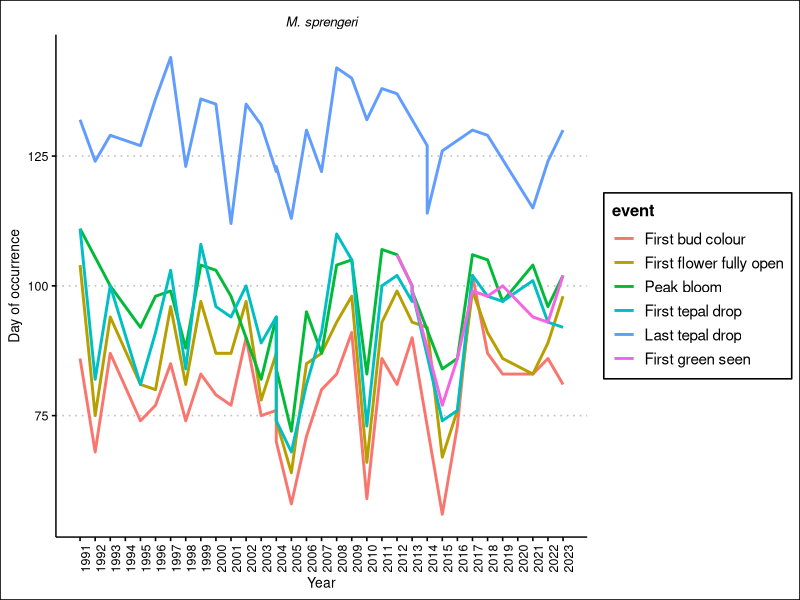
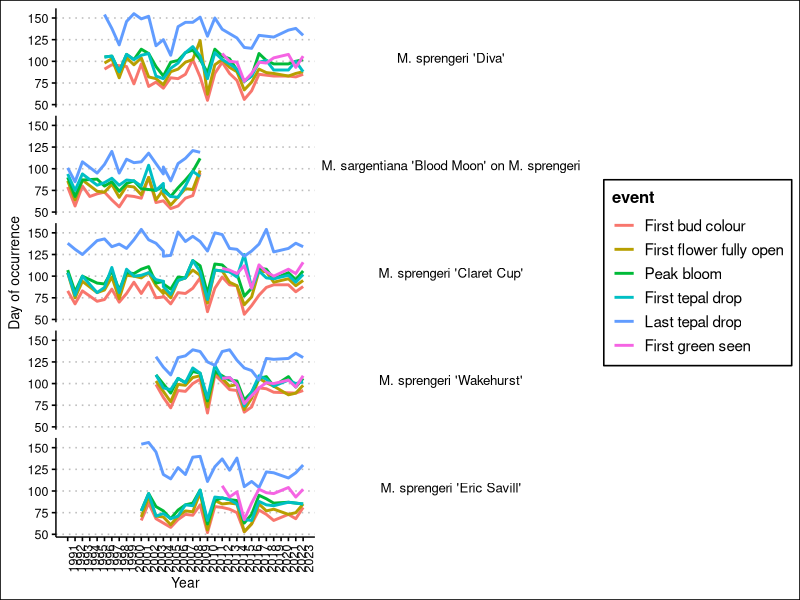
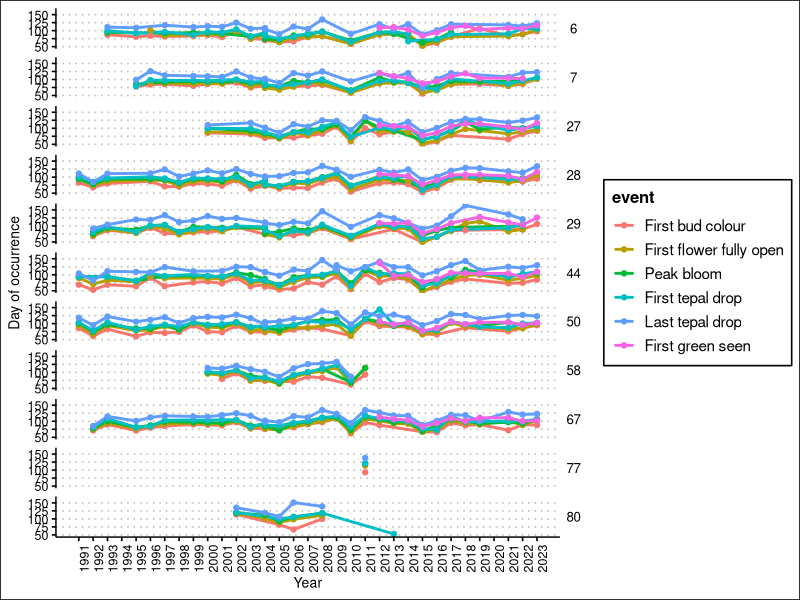
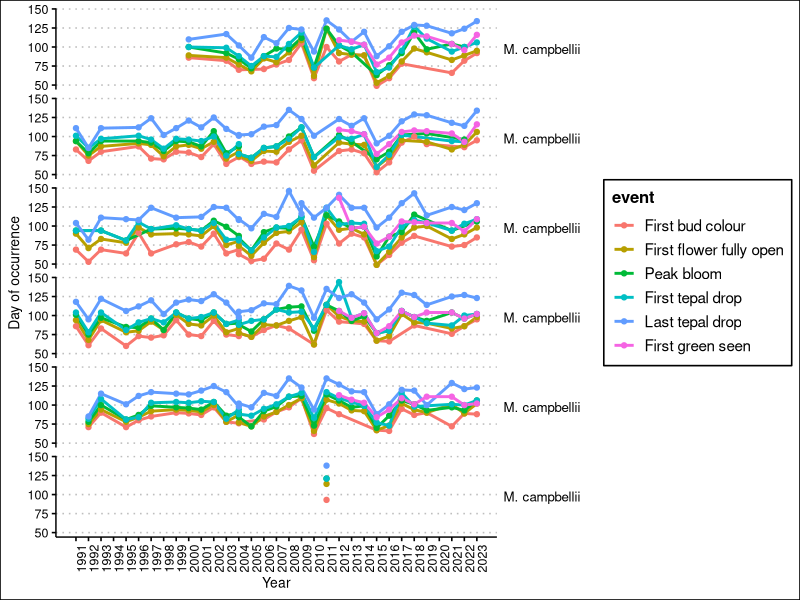
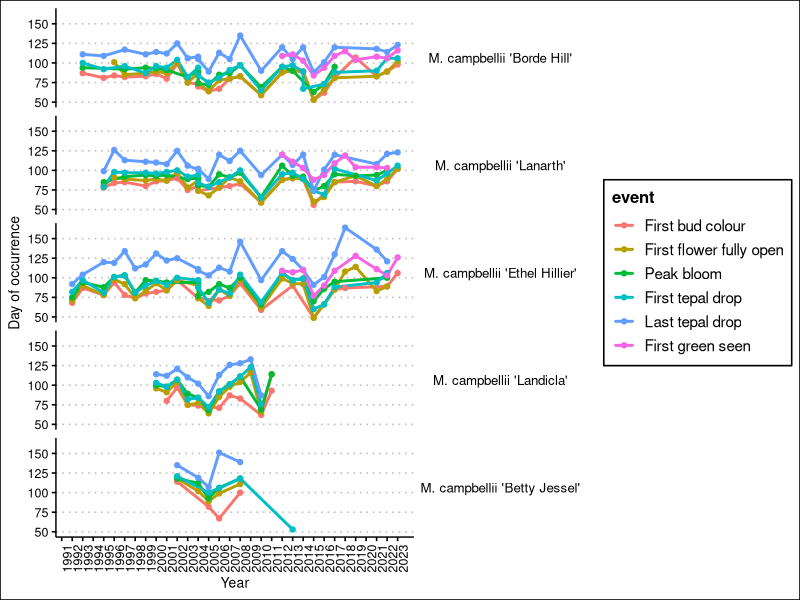
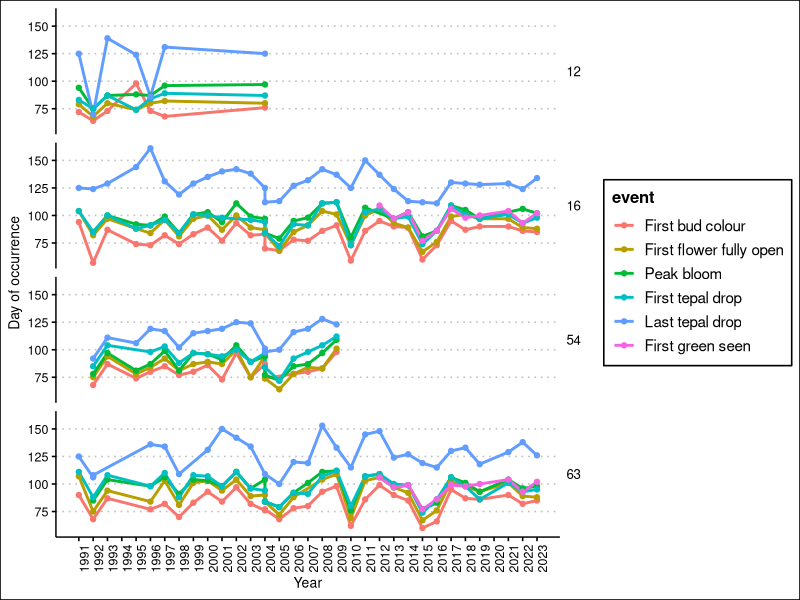
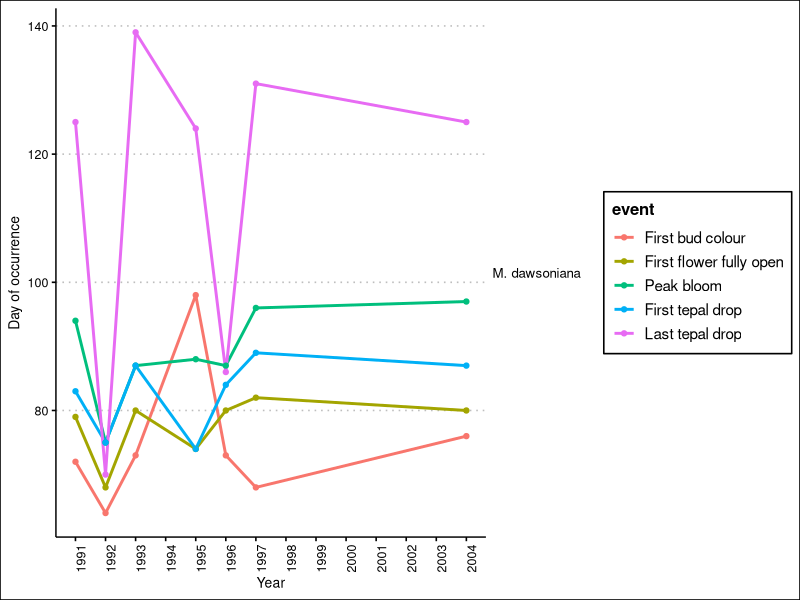
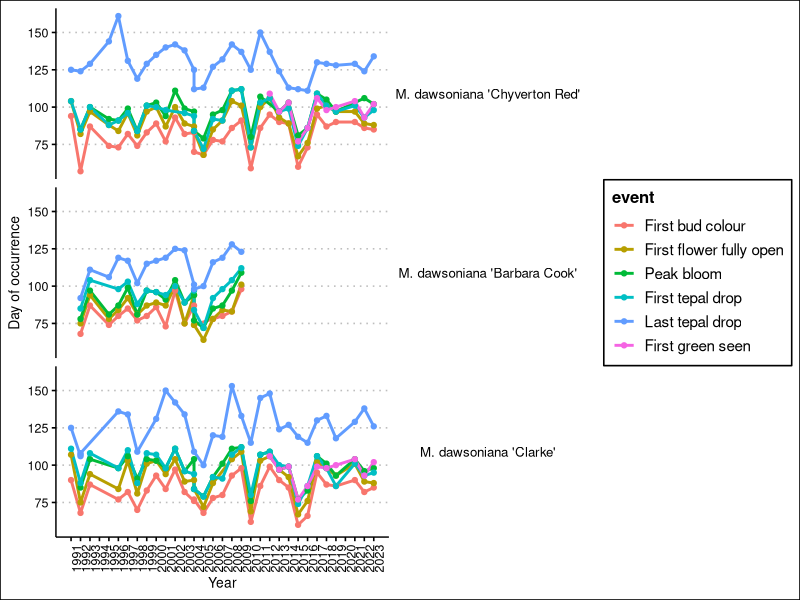

Write the R code that produced these figures, in order.
# <><><><><><><><><><><><><><><><><><><><><><><><><><><><><><><><><><><><><><><>
#     Started by Justin
#     9 April 2024
# 
#     Magnolia phenology cleaner analysis
# 
# <><><><><><><><><><><><><><><><><><><><><><><><><><><><><><><><><><><><><><><>
rm(list = ls())
library(tidyverse)
library(reshape2)
library(lubridate)
library(ggthemes)
library(viridis)

# Starting with Adriana's new data from 2010 to 2023
# 2020 and 2024 not included
d2010 <- read_csv("analyses/input/data2010.csv")
d2011 <- read_csv("analyses/input/data2011.csv")
d2012 <- read_csv("analyses/input/data2012.csv")
d2013 <- read_csv("analyses/input/data2013.csv")
d2014 <- read_csv("analyses/input/data2014.csv")
d2015 <- read_csv("analyses/input/data2015.csv")
d2016 <- read_csv("analyses/input/data2016.csv")
d2017 <- read_csv("analyses/input/data2017.csv")
d2018 <- read_csv("analyses/input/data2018.csv")
d2019 <- read_csv("analyses/input/data2019.csv")
# d2020 <- read_csv("analyses/input/data2020.csv")
d2021 <- read_csv("analyses/input/data2021.csv")
d2022 <- read_csv("analyses/input/data2022.csv")
d2023 <- read_csv("analyses/input/data2023.csv")

# bind_rows() indicates different data classes between each dataset, so make long format first and make all of the dates character class first.

# # I tried doing this with lapply but I'm so confused so I'll just do each one manually
# dlist <- list(d2010,d2011,d2012,d2013,d2014,d2015,d2016,d2017,d2018,d2019,d2021,d2022,d2023)
# clist <- c("d2010","d2011","d2012","d2013","d2014","d2015","d2016","d2017","d2018","d2019","d2021","d2022","d2023")
# 
# colnames <- c("Refno","Location","Name","FBD","FFFO","PB","FTD","LTD","FGS","AccessNo","Stat2024","Comments")
# dlist2 <- lapply(dlist, function(x){x<-setNames(x, colnames)})
# dlist3 <- lapply(dlist2, function(x) x %>% mutate_all(as.character))
# dlist4 <- lapply(dlist3, function(x){melt(dlist3[[x]], id.vars=c("Refno","Location","Name","AccessNo","Status2024","Comments"),var = "event")})

# as.character()
convertcols <- c("First bud colour",
                 "First flower fully open",
                 "Peak bloom",
                 "First tepal drop",
                 "Last tepal drop",
                 "First green seen")
d2010[convertcols] <- lapply(d2010[convertcols], as.character)
d2011[convertcols] <- lapply(d2011[convertcols], as.character)
d2012[convertcols] <- lapply(d2012[convertcols], as.character)
d2013[convertcols] <- lapply(d2013[convertcols], as.character)
d2014[convertcols] <- lapply(d2014[convertcols], as.character)
d2015[convertcols] <- lapply(d2015[convertcols], as.character)
d2016[convertcols] <- lapply(d2016[convertcols], as.character)
d2017[convertcols] <- lapply(d2017[convertcols], as.character)
d2018[convertcols] <- lapply(d2018[convertcols], as.character)
d2019[convertcols] <- lapply(d2019[convertcols], as.character)
d2021[convertcols] <- lapply(d2021[convertcols], as.character)
d2022[convertcols] <- lapply(d2022[convertcols], as.character)
d2023[convertcols] <- lapply(d2023[convertcols], as.character)

# melting
d2010 <- melt(d2010, id.vars=c("Ref. No.","Location","Name","Accession Number","Status in 2024","Comments"),
              var = "event")
d2011 <- melt(d2011, id.vars=c("Ref. No.","Location","Name","Accession Number","Status in 2024","Comments"),
              var = "event")
d2012 <- melt(d2012, id.vars=c("Ref. No.","Location","Name","Accession Number","Status in 2024","Comments"),
              var = "event")
d2013 <- melt(d2013, id.vars=c("Ref. No.","Location","Name","Accession Number","Status in 2024","Comments"),
              var = "event")
d2014 <- melt(d2014, id.vars=c("Ref. No.","Location","Name","Accession Number","Status in 2024","Comments"),
              var = "event")
d2015 <- melt(d2015, id.vars=c("Ref. No.","Location","Name","Accession Number","Status in 2024","Comments"),
              var = "event")
d2016 <- melt(d2016, id.vars=c("Ref. No.","Location","Name","Accession Number","Status in 2024","Comments"),
              var = "event")
d2017 <- melt(d2017, id.vars=c("Ref. No.","Location","Name","Accession Number","Status in 2024","Comments"),
              var = "event")
d2018 <- melt(d2018, id.vars=c("Ref. No.","Location","Name","Accession Number","Status in 2024","Comments"),
              var = "event")
d2019 <- melt(d2019, id.vars=c("Ref. No.","Location","Name","Accession Number","Status in 2024","Comments"),
              var = "event")
d2021 <- melt(d2021, id.vars=c("Ref. No.","Location","Name","Accession Number","Status in 2024","Comments"),
              var = "event")
d2022 <- melt(d2022, id.vars=c("Ref. No.","Location","Name","Accession Number","Status in 2024","Comments"),
              var = "event")
d2023 <- melt(d2023, id.vars=c("Ref. No.","Location","Name","Accession Number","Status in 2024","Comments"),
              var = "event")

dlong <- bind_rows(d2010, d2011, d2012, d2013, d2014,
               d2015, d2016, d2017, d2018, d2019,
               d2021, d2022, d2023)
dlong %>% filter(value == "XX")
dlong$value[which(dlong$value == "XX")] <- "NA"

dlong$value <- as.Date(dlong$value, format = "%Y-%m-%d")
ddate <- dlong %>%
  mutate(DOY = yday(value)) %>%
  filter(!is.na(value)) %>%
  select(-5,-6) %>%
  mutate(year = year(value))

# <><><><><><><><><><><><><><><><><><><><><><><><><><><><><><><><><><><><><><><>
# Applying the same treatment to the earlier Magnolia data from before
# OBJECTS:
#     ddate: 2010 to 2023 magnolia data cleaned

dinit <- read_csv("analyses/input/Magnolia Phenology Study to 2013.csv")

dinit2 <- dinit %>%
  select(-1, -c(12:16))

# Copeland court has weird stuff that needs to be sorted out separately
dinit3 <- dinit2 %>%
  filter(Name != "M. sprengeri 'Copeland Court'")
copeland <- dinit2 %>%
  filter(Name == "M. sprengeri 'Copeland Court'")
dinit3 <- dinit3 %>%
  mutate("First green seen" = NA)
dinit3[convertcols] <- lapply(dinit3[convertcols], as.character)

# Making long
dinitlong <- dinit3 %>%
  melt(id.vars=c("Ref. No.","Location","Name","Accession Number","year"),
   var = "event")

# Formatting to date
dinitdate <- dinitlong %>%
  mutate(value = dmy(value))
dinitdate$year <- year(dinitdate$value)

# Adding DOY and clearing NAs
dinitdate <- dinitdate %>%
  mutate(DOY = yday(value)) %>%
  filter(!is.na(value))

# Working on Copeland court now
copeland <- copeland %>%
  mutate("First green seen" = NA)
copeland[convertcols] <- lapply(copeland[convertcols], as.character)

# Adds years to the dates
copeland$"First bud colour" <- paste(copeland$year, copeland$"First bud colour", sep = "/")
copeland$"First flower fully open" <- paste(copeland$year, copeland$"First flower fully open", sep = "/")
copeland$"Peak bloom" <- paste(copeland$year, copeland$"Peak bloom", sep = "/")
copeland$"First tepal drop" <- paste(copeland$year, copeland$"First tepal drop", sep = "/")
copeland$"Last tepal drop" <- paste(copeland$year, copeland$"Last tepal drop", sep = "/")

# Making long
copelandlong <- copeland %>%
  melt(id.vars=c("Ref. No.","Location","Name","year","Accession Number"),
       var = "event")  

# Formatting to date
copelandlong <- copelandlong %>%
  filter(!grepl("/NA",value))
copelandlong$value <- as.Date(copelandlong$value, format = "%Y/%d/%m")

# Adding DOY and clearing NAs
copelanddate <- copelandlong %>%
  mutate(DOY = yday(value)) %>%
  filter(!is.na(value))

dinitbind <- bind_rows(dinitdate,copelanddate)

allbind <- bind_rows(ddate,dinitbind)

# Adriana says the plant in A2 which was once Magnolia sprengeri 'Copeland Court' is now called M. sprengeri 'Diva' with accession number 1982-0954.03
allbind$Name[which(allbind$Name == "M. sprengeri 'Copeland Court'" & allbind$Location == "A2")] <- "M. sprengeri 'Diva'"
# Seems like it didn't really affect anything actually...

# We also need to combine names that are the same, i.e. M. sprengeri = Magnolia sprengeri
unique(allbind$Name)
allbind$Name <- gsub("Magnolia", "M.", allbind$Name)

# <><><><><><><><><><><><><><><><><><><><><><><><><><><><><><><><><><><><><><><>
# Time for some simple visualization

# diva <- allbind %>%
#   filter(grepl("1982-0954.03",`Accession Number`))
# diva2 <- allbind %>%
#   filter(grepl("Copeland",Name))

# Magnolia sprengeri and cultivars <><><><><><><><><><><><><><><><><><><><><><><
sprengeri <- allbind %>%
  filter(grepl("sprengeri",Name))

sprengeri_cult <- sprengeri %>%
  filter(grepl("'",Name))

sprengeri_spec <- sprengeri %>%
  filter(!grepl("'",Name))

# # Averaging by species?
# # Saving the stuff here in markdown for later
# sprengeravg <- sprengeri %>%
#   group_by(year) %>%
#   summarize(bud.colour.avg = mean("First bud colour"),
#             anthesis.avg = mean("First flower fully open"),
#             peak.avg = mean("Peak bloom"),
#             tepalfirst.avg = mean("First tepal drop"),
#             tepallast.avg = mean("Last tepal drop"))
# 
# sprenger.long <- sprengeravg %>%
#   reshape2::melt(id.vars = "year",
#                  var = "event") %>%
#   mutate(species = "M. sprengeri")  %>%
#   drop_na(year)

sprenger_spec_label <- c("22"="M. sprengeri")

sprengeri_spec %>% ggplot(aes(x = year,
                             y = DOY,
                             colour = event)) +
  geom_line(linewidth = 1) +
  labs(x = "Year",
       y = "Day of occurrence") +
  theme_clean() +
  facet_wrap(`Ref. No.` ~ ., labeller = as_labeller(sprenger_spec_label)) +
  scale_x_continuous(labels = c(1991:2023), breaks = c(1991:2023)) +
  theme(axis.text.x = element_text(angle = 90),
        strip.text.x = element_text(face = "italic"))

sprenger_cult_label <- c("2"="M. sprengeri 'Diva'",
                         "3"="M. sargentiana 'Blood Moon' on M. sprengeri",
                         "22"="M. sprengeri",
                         "34"="M. sprengeri 'Claret Cup'",
                         "53"="M. sprengeri 'Wakehurst'",
                         "78"="M. sprengeri 'Eric Savill'")

sprengeri_cult %>% ggplot(aes(x = year,
                              y = DOY,
                              colour = event)) +
  geom_line(linewidth = 1) +
  labs(x = "Year",
       y = "Day of occurrence") +
  theme_clean() +
  facet_grid(`Ref. No.` ~ .,labeller = as_labeller(sprenger_cult_label))+
  theme(strip.text.y.right = element_text(angle = 0)) +
  scale_x_continuous(labels = c(1991:2023), breaks = c(1991:2023)) +
  theme(axis.text.x = element_text(angle = 90),
        strip.text.x = element_text(face = "italic"))
# <><><><><><><><><><><><><><><><><><><><><><><><><><><><><><><><><><><><><><><>

# Magnolia campbellii and cultivars <><><><><><><><><><><><><><><><><><><><><><>
campbellii <- allbind %>%
  filter(grepl("campbellii",Name))

campbellii_cult <- campbellii %>%
  filter(grepl("'",Name))

campbellii_spec <-campbellii %>%
  filter(!grepl("'",Name))

# All M. campbellii
campbellii %>% ggplot(aes(x = year,
                             y = DOY,
                             colour = event)) +
  geom_line(linewidth = 1) +
  geom_point()+
  labs(x = "Year",
       y = "Day of occurrence") +
  theme_clean() +
  facet_grid(`Ref. No.` ~ .) +
  theme(strip.text.y.right = element_text(angle = 0)) +
  scale_x_continuous(labels = c(1991:2023), breaks = c(1991:2023)) +
  theme(axis.text.x = element_text(angle = 90),
        strip.text.x = element_text(face = "italic"))

campbell_spec_label <- c("27"="M. campbellii",
                      "28"="M. campbellii",
                      "44"="M. campbellii",
                      "50"="M. campbellii",
                      "67"="M. campbellii",
                      "77"="M. campbellii")

# All campbellii species individuals
campbellii_spec %>% ggplot(aes(x = year,
                          y = DOY,
                          colour = event)) +
  geom_line(linewidth = 1) +
  geom_point()+
  labs(x = "Year",
       y = "Day of occurrence") +
  theme_clean() +
  facet_grid(`Ref. No.` ~ .,labeller = as_labeller(campbell_spec_label)) +
  theme(strip.text.y.right = element_text(angle = 0)) +
  scale_x_continuous(labels = c(1991:2023), breaks = c(1991:2023)) +
  theme(axis.text.x = element_text(angle = 90),
        strip.text.x = element_text(face = "italic"))

campbell_cult_label <- c("6"="M. campbellii 'Borde Hill'",
                    "7"="M. campbellii 'Lanarth'",
                    "29"="M. campbellii 'Ethel Hillier'",
                    "58"="M. campbellii 'Landicla'",
                    "80"="M. campbellii 'Betty Jessel'")

# All campbellii cultivar individuals
campbellii_cult %>% ggplot(aes(x = year,
                          y = DOY,
                          colour = event)) +
  geom_line(linewidth = 1) +
  geom_point()+
  labs(x = "Year",
       y = "Day of occurrence") +
  theme_clean() +
  facet_grid(`Ref. No.` ~ .,labeller = as_labeller(campbell_cult_label)) +
  theme(strip.text.y.right = element_text(angle = 0)) +
  scale_x_continuous(labels = c(1991:2023), breaks = c(1991:2023)) +
  theme(axis.text.x = element_text(angle = 90),
        strip.text.x = element_text(face = "italic"))
# <><><><><><><><><><><><><><><><><><><><><><><><><><><><><><><><><><><><><><><>

# Magnolia dawsoniana and cultivars <><><><><><><><><><><><><><><><><><><><><><>
dawsoniana <- allbind %>%
  filter(grepl("dawsoniana",Name))

dawsoniana_cult <- dawsoniana %>%
  filter(grepl("'",Name))

dawsoniana_spec <- dawsoniana %>%
  filter(!grepl("'",Name))

# All M. campbellii
dawsoniana %>% ggplot(aes(x = year,
                          y = DOY,
                          colour = event)) +
  geom_line(linewidth = 1) +
  geom_point()+
  labs(x = "Year",
       y = "Day of occurrence") +
  theme_clean() +
  facet_grid(`Ref. No.` ~ .) +
  theme(strip.text.y.right = element_text(angle = 0)) +
  scale_x_continuous(labels = c(1991:2023), breaks = c(1991:2023)) +
  theme(axis.text.x = element_text(angle = 90),
        strip.text.x = element_text(face = "italic"))

dawson_spec_label <- c("12"="M. dawsoniana")

# All dawsoniana species individuals
dawsoniana_spec %>% ggplot(aes(x = year,
                               y = DOY,
                               colour = event)) +
  geom_line(linewidth = 1) +
  geom_point()+
  labs(x = "Year",
       y = "Day of occurrence") +
  theme_clean() +
  facet_grid(`Ref. No.` ~ .,labeller = as_labeller(dawson_spec_label)) +
  theme(strip.text.y.right = element_text(angle = 0)) +
  scale_x_continuous(labels = c(1991:2023), breaks = c(1991:2023)) +
  theme(axis.text.x = element_text(angle = 90),
        strip.text.x = element_text(face = "italic"))

dawson_cult_label <- c("16"="M. dawsoniana 'Chyverton Red'",
                  "54"="M. dawsoniana 'Barbara Cook'",
                  "63"="M. dawsoniana 'Clarke'")

# All dawsoniana cultivar individuals
dawsoniana_cult %>% ggplot(aes(x = year,
                               y = DOY,
                               colour = event)) +
  geom_line(linewidth = 1) +
  geom_point()+
  labs(x = "Year",
       y = "Day of occurrence") +
  theme_clean() +
  facet_grid(`Ref. No.` ~ .,labeller = as_labeller(dawson_cult_label )) +
  theme(strip.text.y.right = element_text(angle = 0)) +
  scale_x_continuous(labels = c(1991:2023), breaks = c(1991:2023)) +
  theme(axis.text.x = element_text(angle = 90),
        strip.text.x = element_text(face = "italic"))
# <><><><><><><><><><><><><><><><><><><><><><><><><><><><><><><><><><><><><><><>

# Magnolia misc species and cultivars <><><><><><><><><><><><><><><><><><><><><>
misc <- allbind %>%
  filter(!grepl("campbellii",Name)) %>%
  filter(!grepl("sprengeri",Name)) %>%
  filter(!grepl("dawsoniana",Name))

misc_cult <- misc %>%
  filter(grepl("'",Name))

misc_spec <- misc %>%
  filter(!grepl("'",Name))

misc %>% ggplot(aes(x = year,
                         y = DOY,
                         colour = event)) +
  geom_line(linewidth = 1) +
  geom_point()+
  labs(x = "Year",
       y = "Day of occurrence") +
  theme_clean() +
  facet_grid(`Ref. No.` ~ .) +
  theme(strip.text.y.right = element_text(angle = 0)) +
  scale_x_continuous(labels = c(1991:2023), breaks = c(1991:2023)) +
  theme(axis.text.x = element_text(angle = 90),
        strip.text.x = element_text(face = "italic"))

misc_spec %>% ggplot(aes(x = year,
                               y = DOY,
                               colour = event)) +
  geom_line(linewidth = 1) +
  geom_point()+
  labs(x = "Year",
       y = "Day of occurrence") +
  theme_clean() +
  facet_grid(`Ref. No.` ~ .) +
  theme(strip.text.y.right = element_text(angle = 0)) +
  scale_x_continuous(labels = c(1991:2023), breaks = c(1991:2023)) +
  theme(axis.text.x = element_text(angle = 90),
        strip.text.x = element_text(face = "italic"))

# ,labeller = as_labeller(dawson_spec_label)

misc_cult %>% ggplot(aes(x = year,
                         y = DOY,
                         colour = event)) +
  geom_line(linewidth = 1) +
  geom_point()+
  labs(x = "Year",
       y = "Day of occurrence") +
  theme_clean() +
  facet_grid(`Ref. No.` ~ .) +
  theme(strip.text.y.right = element_text(angle = 0)) +
  scale_x_continuous(labels = c(1991:2023), breaks = c(1991:2023)) +
  theme(axis.text.x = element_text(angle = 90),
        strip.text.x = element_text(face = "italic"))


allbind %>% 
  filter(`Ref. No.` == "39")


# <><><><><><><><><><><><><><><><><><><><><><><><><><><><><><><><><><><><><><><>

# Temperature data <><><><><><><><><><><><><><><><><><><><><><>
vandat <- read_csv("analyses/input/vanDailyWeather.csv")

range <- interval(as.POSIXct("1991-01-31"),
                  as.POSIXct("2023-05-31"))

vandat_febmay <- vandat %>% #only months Feb to May are needed
  mutate(date2 = ymd(date)) %>%
  filter(date2 >= make_date(year((date2)), 2, 1),
         date2 <= make_date(year((date2)), 5, 31)) %>%
  filter(date2 %within% range) %>%
  mutate(DOY = yday(date2))

vandat_sel <- vandat_febmay %>%
  select(date2, DOY, max_temperature, avg_temperature, min_temperature, heatdegdays, growdegdays_5, growdegdays_7, growdegdays_10) %>%
  mutate(year = year(date2),
         month = month(date2))
# I wanted to keep sunrise sunset data but it's not complete

# Make mean average spring temperature according to the historic min and max phenology DOYs for each species?
# Luckily for me, DOY range for the four grouped cultivars (campbellii, etc.) are always within ~60 to ~140 to let's filter for DOY 59 to 141
vandat_maggroup_year <- vandat_sel %>%
  filter(DOY %in% (59:141)) %>%
  group_by(year) %>%
  summarise_all(mean) %>%
  select(-date2, -DOY, -month)
# Now we have average temperature between Feb and May for every year

tempdat <- vandat_maggroup_year %>%
  select(1:4) %>%
  tibble::rownames_to_column(var = "var")

tempplot <- tempdat %>%
  ggplot(aes(x = as.factor(year),
             ymin = `min_temperature`,
             ymax = `max_temperature`,
             lower = `min_temperature`,
             upper = `max_temperature`,
             middle = `avg_temperature`))+
  geom_boxplot(stat = "identity",
               width = 0.5)+ 
  labs(x = "Year",
       y = "Spring Temperature (degC)")+
  theme_clean() +
  theme(axis.text.x = element_text(angle = 270))+
  ylim(0,20)
tempplot

# Is spring weather just not changing across the years?
# Making four plots to show the temperature in yearly quarters
vandat_month <- vandat %>%
  mutate(month = month(date))%>%
  mutate(year = year(date))%>%
  select(1:5,73,74)
szn.winter <- vandat_month %>%
  filter(month == "12" | month == "1" | month == "2") %>%
  group_by(year)%>%
  summarize_all(mean)%>%
  mutate(season = "winter")
szn.spring <- vandat_month %>%
  filter(month == "3" | month == "4" | month == "5") %>%
  group_by(year)%>%
  summarize_all(mean)%>%
  mutate(season = "spring")
szn.summer <- vandat_month %>%
  filter(month == "6" | month == "7" | month == "8") %>%
  group_by(year)%>%
  summarize_all(mean)%>%
  mutate(season = "summer")
szn.autumn <- vandat_month %>%
  filter(month == "9" | month == "10" | month == "11") %>%
  group_by(year)%>%
  summarize_all(mean)%>%
  mutate(season = "autumn")

seasons <- rbind(szn.winter,szn.spring,szn.summer,szn.autumn)
seasons %>%
  ggplot(aes(x = year,
             y = avg_temperature,
             colour = season))+
  geom_point() +
  geom_smooth(method = "lm") +
  theme_clean() +
  labs(x = "Year",
       y = "Mean Temperature (degC)") +
  ylim(0,25)

# winter temp trend
wintermodel <- lm(avg_temperature~year, szn.winter)
summary(wintermodel)
paste('y =', coef(wintermodel)[[2]], '* x', '+', coef(wintermodel)[[1]])

# spring temp trend
springmodel <- lm(avg_temperature~year, szn.spring)
summary(springmodel)
paste('y =', coef(springmodel)[[2]], '* x', '+', coef(springmodel)[[1]])

# summer temp trend
summermodel <- lm(avg_temperature~year, szn.summer)
summary(summermodel)
paste('y =', coef(summermodel)[[2]], '* x', '+', coef(summermodel)[[1]])

# autumn temp trend
autumnmodel <- lm(avg_temperature~year, szn.autumn)
summary(autumnmodel)
paste('y =', coef(autumnmodel)[[2]], '* x', '+', coef(autumnmodel)[[1]])

# <><><><><><><><><><><><><><><><><><><><><><><><><><><><><><><><><><><><><><><>
## some f(x)s to help calculate GDD
## this f(x) makes a column which zeroes out all data
# below your threshold temperature

makethreshold.data <- function(dater, temp.col, thresh){ 
  ifelse(dater[[temp.col]]>thresh,
         (dater[[temp.col]]-thresh), 0)
}

## this f(x) adds up gdd
## requires data ordered by doy (I do this in the loop below)
## this f(x) returns the value while treating NA as zeroes
# needstartdate is when you require data to start that year, otherwise it returns NA
# for example, 5 means you need data that starts before 5 January to actually count
makegdd.data.skipNA <- function(dater, gdd.col, doy.col, startdate, needstartdate){
  saveme <- c()
  for(i in 1:nrow(dater)){
    # deal with cases where the data start after Jan 1
    if (dater[[doy.col]][1]>needstartdate) saveme[i] <- NA
    else
      # deal with cases where the entire column is NA
      if (sum(is.na(dater[[gdd.col]]))==length(dater[[gdd.col]])) saveme[i] <- NA
      else
        # okay, finally calculate the GDD
        if (dater[[doy.col]][i]==startdate) saveme[i] <- (dater[[gdd.col]][i])
        else
          # if a cell is NA, just add 0 instead of the cell
          if (is.na(dater[[gdd.col]][i])) saveme[i] <- (0+saveme[i-1])
          else
            saveme[i] <- (dater[[gdd.col]][i]+saveme[i-1])
  }
  return(saveme)
}


countNA.pergdd <- function(dater, gdd.col, doy.col, startdate, needstartdate){
  saveme <- c()
  for(i in 1:nrow(dater)){
    dater <- dater[order(as.numeric(dater[[doy.col]])),]
    if (dater[[doy.col]][1]>needstartdate) saveme[i] <- NA
    else 
      if  (sum(is.na(dater[[gdd.col]]))==length(dater[[gdd.col]])) saveme[i] <- NA
      else
        saveme[i] <- sum(is.na(dater[[gdd.col]][which(dater[[doy.col]]<(i+1))]))
  }
  return(saveme)
}

##
## f(x)s that I never got to run
## I tried to count NA and make cumulative GDD in one f(x)
##

makegdd.data.skipNA.arghh <- function(dater, gdd.col, doy.col, startdate, needstartdate){
  saveme <- c()
  nacount <- c()
  for(i in 1:nrow(dater)){
    if (dater[[doy.col]][1]>needstartdate) saveme[i] <- NA
    else 
      if (is.na(unique(dater[[gdd.col]][i]))==TRUE) saveme[i] <- NA
      else
        
        # subsetme <- dater[which(dater[[doy.col]]<(i+1)),]
        # nacount[i] <- sum(is.na(subsetme[[gdd.col]]))
        
        if (is.na(dater[[gdd.col]][i])==TRUE) saveme[i] <- (0+saveme[i-1])
        else
          if (dater[[doy.col]][i]==startdate) saveme[i] <- (dater[[gdd.col]][i])
          else
            saveme[i] <- (dater[[gdd.col]][i]+saveme[i-1])
          nacount[i] <- (sum(is.na(subsetme[[gdd.col]][i]))+nacount[i-1])
  }
  return(cbind(saveme, nacount))
}